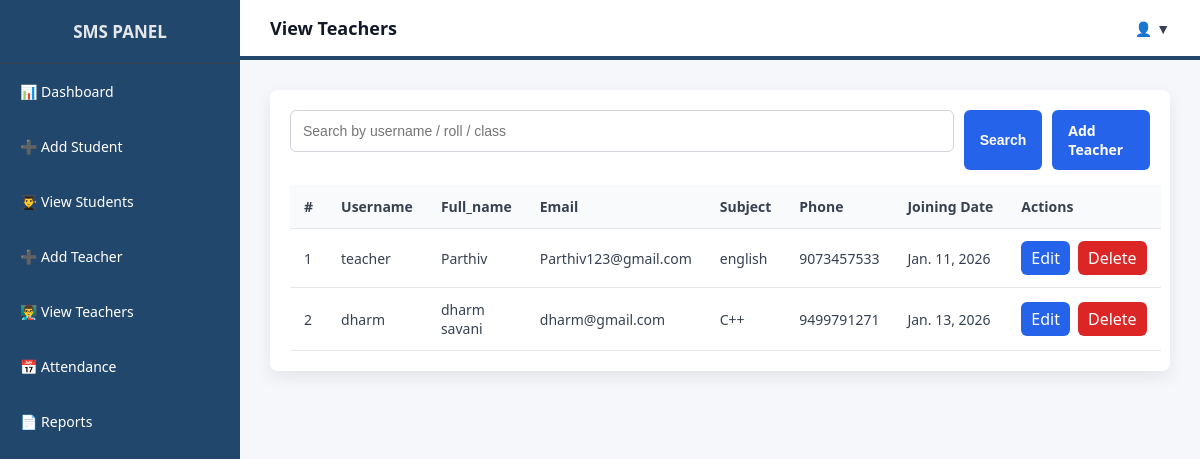
Before: /teachers/ with the older database file.
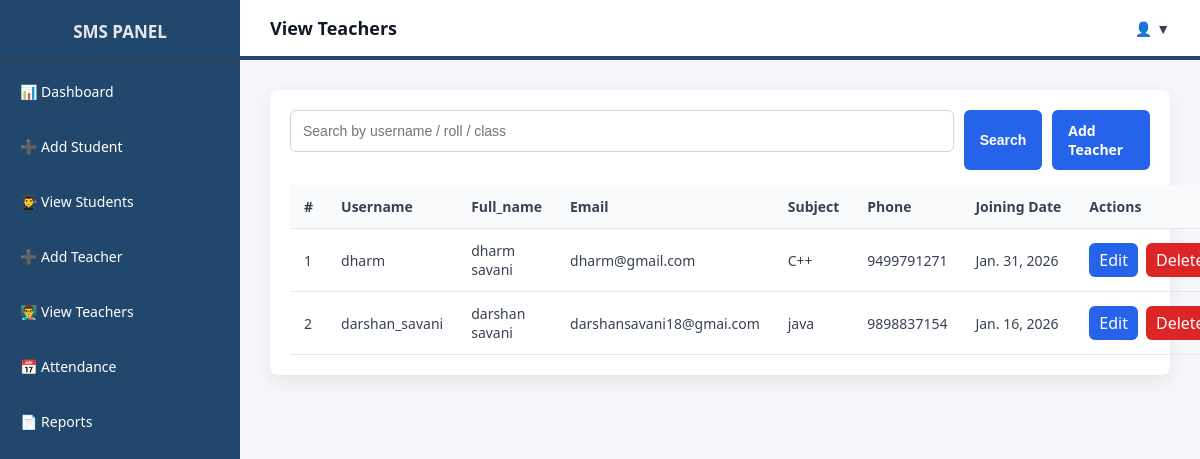
After: the same page with the newer database file.
### school/models.py (models this page shows, shortened)
class Teacher(models.Model):
    user = models.OneToOneField(User, on_delete=models.CASCADE)
    full_name = models.CharField(max_length=100)
    email = models.EmailField(unique=True)
    subject = models.CharField(max_length=100)
    phone = models.CharField(max_length=15)
    joining_date = models.DateField(auto_now_add=True)

### school/views.py (the view)
# urls.py: path("teachers/",view_teachers, name="view_teachers"),
def view_teachers(request):
    query = request.GET.get('q','').strip()
    teachers = Teacher.objects.select_related('user').all()
    if query:
        teachers = Teacher.filter(
            Q(user__username__icontains=query) |
            Q(full_name__icontains=query) |
            Q(email__icontains=query)
        )
    return render(request, 'school/view_teachers.html', {
       'teachers': teachers,
       'query': query
    })

### templates/school/view_teachers.html (shortened to what this page needs)
{% extends "school/base.html" %}
{% block page_title %}View Teachers{% endblock %}
{% block content %}
<div class="table-wrapper">
    <form method="GET" style="margin-bottom: 15px; display:flex; gap:10px;">
        <input type="text" name="q" placeholder="Search by username / roll / class"
               value="{{ query }}">
        <button class="btn">Search</button>
        <a href="{% url 'add_teacher' %}" class="btn btn-primary" style="margin-left:auto;">Add Teacher</a>
    </form>
    <table class="table">
        <thead>
            <tr>
                <th>#</th>
                <th>Username</th>
                <th>Full_name</th>
                <th>Email</th>
                <th>Subject</th>
                <th>Phone</th>
                <th>Joining Date</th>
                <th>Actions</th>
            </tr>
        </thead>
        <tbody>
            {% for teacher in teachers %}
            <tr>
                <td>{{ forloop.counter }}</td>
                <td>{{ teacher.user.username }}</td>
                <td>{{ teacher.full_name }}</td>
                <td>{{ teacher.email }}</td>
                <td>{{ teacher.subject }}</td>
                <td>{{ teacher.phone }}</td>
                <td>{{ teacher.joining_date }}</td>
                <td>
                    <div class="table-actions">
                        <a href="{% url 'update_teacher' teacher.id %}" class="btn-sm btn-edit">Edit</a>
                        <a href="{% url 'delete_teacher' teacher.id %}"
                           class="btn-sm btn-delete"
                           onclick="return confirm('Are you sure?')">Delete</a>
                    </div>
                </td>
            </tr>
            {% empty %}
            <tr>
                <td colspan="8">Not students found</td>
            </tr>
            {% endfor %}
        </tbody>
    </table>
</div>
{% endblock %}

### templates/school/base.html (shortened to what this page needs)
<!DOCTYPE html>
<html lang="en">
<head>
    {% load static %}
    <link rel="stylesheet" href="{% static 'school/css/main.css' %}">
</head>
<body>
<div class="layout">
    <div class="sidebar">
        <h2>SMS PANEL</h2>
        <a href="{% url 'dashboard' %}">📊 Dashboard</a>
        <a href="{% url 'add_student' %}">➕ Add Student</a>
        <a href="{% url 'view_students' %}">👨‍🎓 View Students</a>
        <a href="{% url 'add_teacher' %}">➕ Add Teacher</a>
        <a href="{% url 'view_teachers' %}">👨‍🏫 View Teachers</a>
        <a href="#">📅 Attendance</a>
        <a href="#">📄 Reports</a>
    </div>
    <div class="main">
        <div class="topbar">
            <h3>{% block page_title %}Dashboard{% endblock %}</h3>
            <div class="menu">
                <button>👤 {{ request.user.username }} ▼</button>
            </div>
        </div>
        <div class="content">
            {% block content %}{% endblock %}
        </div>
    </div>
</div>
</body>
</html>

### static/school/css/main.css (style rules this page uses)
* { margin: 0; padding: 0; box-sizing: border-box; }
html, body { height: 100%; font-family: "Segoe UI", Roboto, Arial, sans-serif; background-color: #f5f7fb; color: #2d2d2d; }
a { text-decoration: none; color: inherit; }
.layout { display: flex; min-height: 100vh; }
.sidebar { width: 240px; background-color: #002c55dc; color: #e5e7eb; position: fixed; top: 0; left: 0; height: 100%; }
.sidebar h2 { text-align: center; padding: 20px 10px; font-size: 17px; font-weight: 600; border-bottom: 1px solid #374151; }
.sidebar a { display: block; padding: 18px 20px; font-size: 14px; color: white; transition: background 0.2s ease, color 0.2s ease; }
.main { margin-left: 240px; width: calc(100% - 240px); }
.topbar { height: 60px; background-color: white; padding: 0 30px; display: flex; align-items: center; justify-content: space-between; border-bottom: 4px solid #e5e7eb; border-color: #002c55dc; }
.topbar h3 { font-size: 18px; font-weight: 600; color: #111827; }
.menu { position: relative; }
.menu button { background: transparent; border: none; font-size: 14px; color: #374151; cursor: pointer; }
.content { padding: 30px; }
input, select, textarea { width: 100%; padding: 10px 12px; border-radius: 6px; border: 1px solid #d1d5db; font-size: 14px; margin-bottom: 18px; outline: none; background-color: #ffffff; }
.btn, .login-btn { display: inline-block; padding: 11px 16px; background-color: #2563eb; color: #ffffff; font-size: 14px; font-weight: 600; border-radius: 6px; border: none; cursor: pointer; transition: background-color 0.25s ease; }
.table-wrapper { background: #ffffff; border-radius: 8px; padding: 20px; box-shadow: 0 6px 18px rgba(0,0,0,0.08); }
.table { width: 100%; border-collapse: collapse; font-size: 14px; }
.table thead { background-color: #f8fafc; }
.table th { padding: 12px 14px; text-align: left; font-weight: 600; color: #374151; border-bottom: 1px solid #e5e7eb; white-space: nowrap; }
.table td { padding: 12px 14px; color: #374151; border-bottom: 1px solid #e5e7eb; }
.table-actions { display: flex; gap: 8px; }
.btn-sm { padding: 6px 10px; font-size: 12px; border-radius: 4px; cursor: pointer; border: none; }
.btn-edit { background-color: #2563eb; color: #ffffff; }
.btn-delete { background-color: #dc2626; color: #ffffff; }
.btn-sm { padding: 6px 10px; font-size: 16px; border-radius: 6px; }
.btn-edit { background: #2563eb; color: white; }
.btn-delete { background: #dc2626; color: white; }

Changed rows visible on the page:
removed Teacher: user.username "teacher", full_name "Parthiv", email "Parthiv123@gmail.com", subject "english", phone "9073457533", joining_date "Jan. 11, 2026"
changed Teacher "dharm savani": joining_date "Jan. 13, 2026" → "Jan. 31, 2026"
added Teacher: user.username "darshan_savani", full_name "darshan savani", email "darshansavani18@gmai.com", subject "java", phone "9898837154", joining_date "Jan. 16, 2026"
